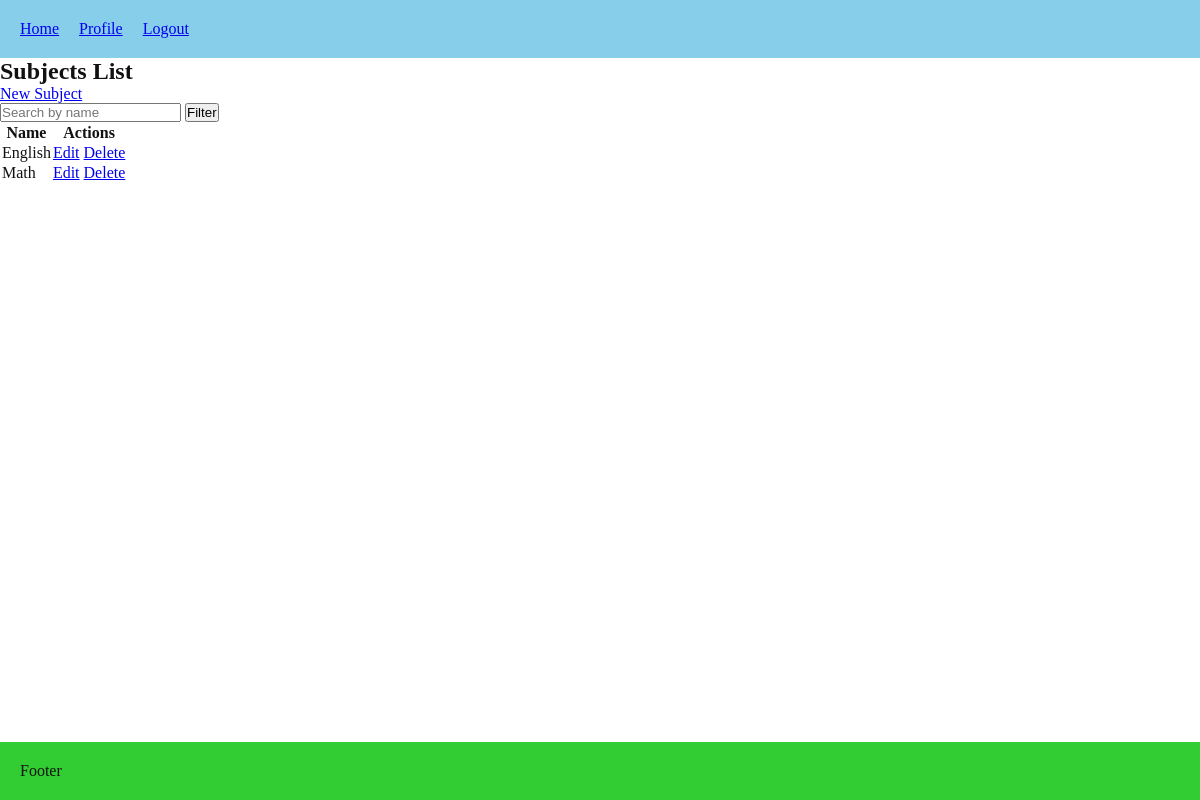
The app's page /lessons/subjects_list/ (signed in), older data.
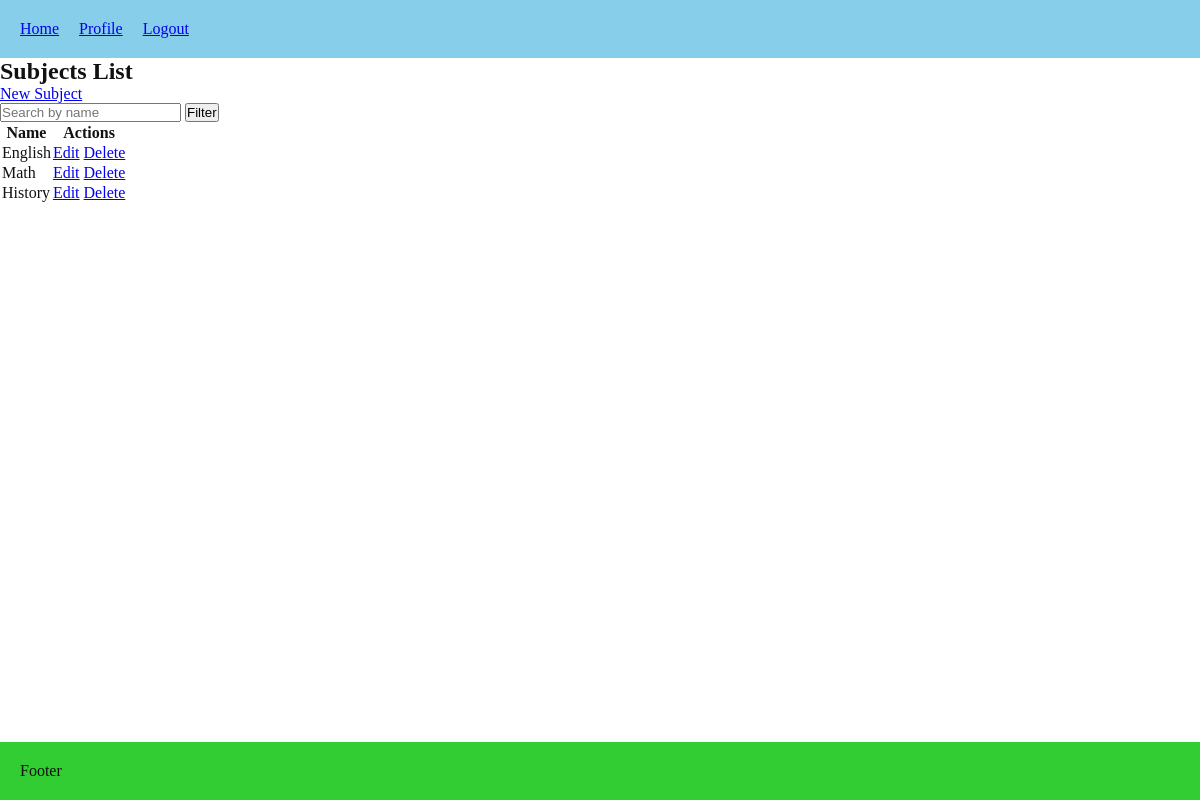
The same page, newer data.
### lessons/models.py (models this page shows, shortened)
class Subject(models.Model):
    name = models.CharField(max_length=100, unique=True)

### lessons/views.py (the view)
# urls.py: path("subjects_list/", views.subjects_list, name="subjects_list"),
@login_required
def subjects_list(request):
    subjects = Subject.objects.all()
    search_query = request.GET.get("q")
    if search_query:
        subjects = subjects.filter(name__icontains=search_query)
    return render(request, "lessons/subjects_list.html", {
        "subjects": subjects,
        "can_manage": request.user.role in [User.Role.ADMIN],
        })

### lessons/templates/lessons/subjects_list.html (shortened to what this page needs)
    {% extends "core/base.html" %}
    {% block content %}
    <h2>Subjects List</h2>
    {% if can_manage %}
        <a href="{% url 'lessons:create_subject' %}">New Subject</a>
    {% endif %}
    <form method="get">
        <input type="text" name="q" placeholder="Search by name" value="{{ request.GET.q }}">
        <button type="submit">Filter</button>
    </form>
    <table>
        <thead>
            <tr>
                <th>Name</th>
                {% if can_manage %}
                    <th>Actions</th>
                {% endif %}
            </tr>
        </thead>
        <tbody>
            {% for subject in subjects %}
            <tr>
                <td>{{ subject.name }}</td>
                <td>
                    {% if can_manage %}
                        <a href="{% url 'lessons:edit_subject' subject.id %}">Edit</a>
                        <a href="{% url 'lessons:delete_subject' subject.id %}">Delete</a>
                    {% endif %}
                </td>
            </tr>
            {% empty %}
            <tr>
                <td colspan="2">No subjects found.</td>
            </tr>
            {% endfor %}
        </tbody>
    </table>
    {% endblock %}

Row changes from the older to the newer data that the page shows:
added Subject: name "History"
